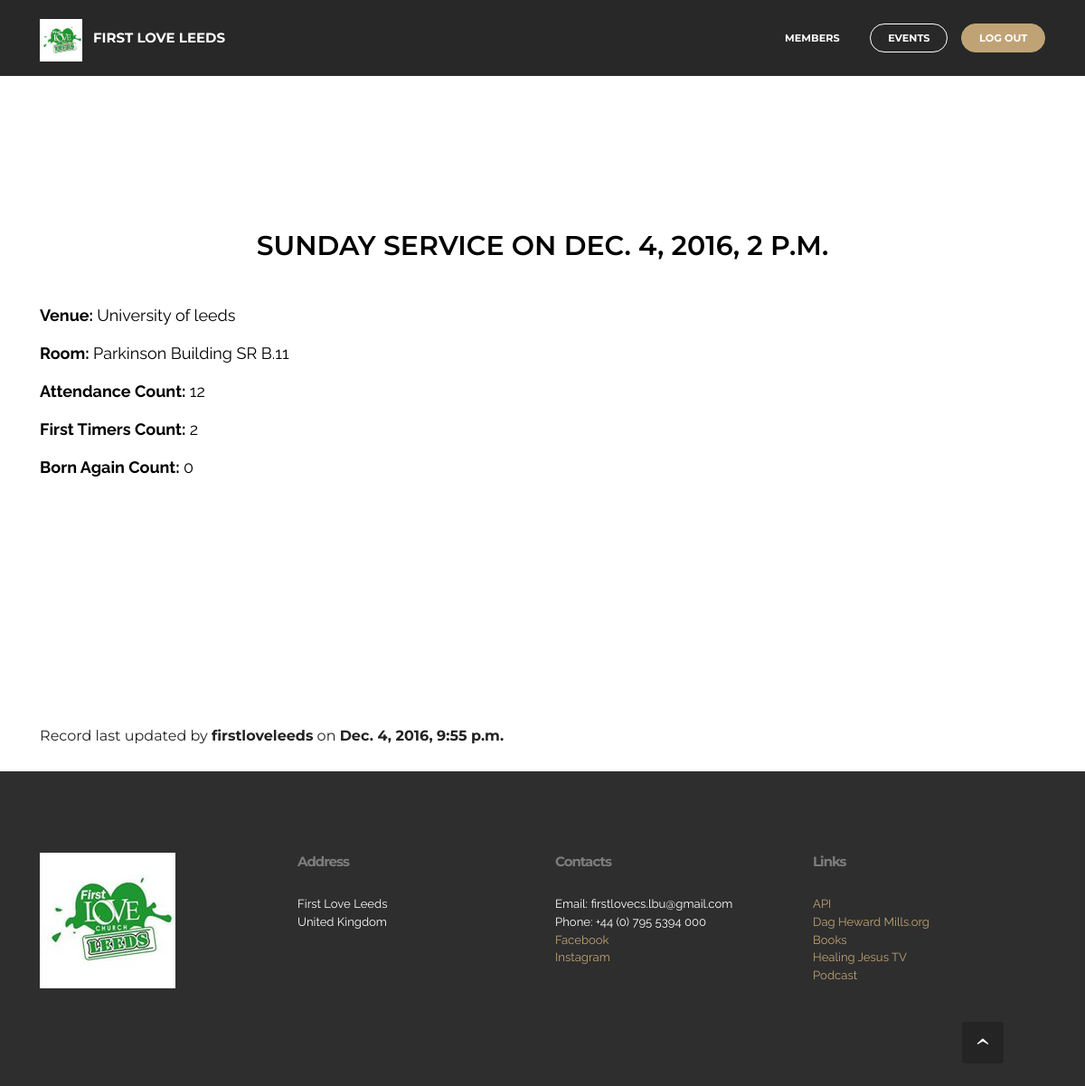
/event/5/ (signed in), run on the app's committed database.
### event/models.py (models this page shows, shortened)
class Event(models.Model):
	date = models.DateTimeField()
	event = models.ForeignKey('EventType', on_delete=models.CASCADE)
	attendance_count = models.IntegerField()
	first_timers_count = models.IntegerField()
	born_again_count = models.IntegerField()
	venue = models.CharField(max_length=100, blank=True)
	room = models.CharField(max_length=100, blank=True)
	last_modified = models.DateTimeField(auto_now=True)
	def __str__(self):
		return self.event.name
	class Meta:
		ordering = ["-date"]

class EventType(models.Model):
	name = models.CharField(max_length=100, unique=True)
	class Meta:
		ordering = ["name"]

### event/views.py (the view)
@login_required
def event_info(request, id):
	event = Event.objects.get(pk = id)
	context = {
		'event': event
	}
	return render (request, 'event_info.html', context)

### event/templates/event_info.html (shortened to what this page needs)
{% extends '_partial/base.html' %}

### welcome/templates/_partial/base.html (shortened to what this page needs)
{% spaceless %}
{% load staticfiles %}
{% endspaceless %}

### firstlove/static/dropdown/css/style.css (style rules this page uses)
.navbar-dropdown { left: 0; padding: 0; position: absolute; right: 0; top: 0; transition: all 0.45s ease; z-index: 1030; }
.navbar-dropdown .navbar-brand { float: none; font-size: 0; padding: 1.25rem 0; position: relative; transition: padding 0.25s ease; white-space: nowrap; }
.navbar-dropdown .navbar-brand::before { content: ""; display: inline-block; height: 100%; vertical-align: middle; }
.navbar-dropdown .navbar-logo, .navbar-dropdown .navbar-caption { display: inline-block; vertical-align: middle; }
.navbar-dropdown .navbar-logo { margin-right: 0.8rem; transition: margin 0.3s ease-in-out; }
.navbar-dropdown .navbar-logo img { height: 3.125rem; transition: all 0.3s ease-in-out; }
.navbar-dropdown .mbr-table-cell { height: 5.625rem; }
.navbar-dropdown .navbar-caption { font-family: "Montserrat"; font-size: 1rem; font-weight: 700; white-space: normal; }
.navbar-dropdown .navbar-caption, .navbar-dropdown .navbar-caption:hover { color: inherit; text-decoration: none; }
.navbar-dropdown.navbar-fixed-top { position: fixed; }
.nav-dropdown { display: table !important; font-family: "Montserrat"; font-size: 0.75rem; font-weight: 700; height: auto !important; }
.nav-dropdown .nav-item { display: table-cell; float: none; vertical-align: middle; }
.nav-dropdown .nav-btn { padding-left: 1rem; }
.nav-dropdown .link { margin: 1.667em; padding: 0; transition: color .2s ease-in-out; }
.nav-dropdown .link::after, .nav-dropdown .dropdown-item::after { color: inherit; }
.nav-dropdown .btn { font-size: 0.75rem; font-weight: 700; letter-spacing: 0; margin-bottom: 0; padding-left: 1.25rem; padding-right: 1.25rem; }

### firstlove/static/w3-css/w3.css (style rules this page uses)
html { box-sizing:border-box }
*,*:before,*:after { box-sizing:inherit }
html { -ms-text-size-adjust:100%;-webkit-text-size-adjust:100% }
body { margin:0 }
article,aside,details,figcaption,figure,footer,header,main,menu,nav,section,summary { display:block }
a { background-color:transparent;-webkit-text-decoration-skip:objects }
img { border-style:none }
html,body { font-family:Verdana,sans-serif;font-size:15px;line-height:1.5 }
html { overflow-x:hidden }
h1,h2,h3,h4,h5,h6,.w3-slim,.w3-wide { font-family:"Segoe UI",Arial,sans-serif }
h1 { font-size:36px }
h6 { font-size:16px }
h1,h2,h3,h4,h5,h6 { font-weight:400;margin:10px 0 }
img { margin-bottom:-5px }
a { color:inherit }
.w3-large { font-size:18px!important }
.w3-center { text-align:center!important }
.w3-text-black,.w3-hover-text-black:hover { color:#000!important }

### firstlove/static/mobirise/css/mbr-additional.css (style rules this page uses)
body, input, textarea, .mbr-company .list-group-text { font-family: 'Raleway', sans-serif; }
.btn, .alert, h1, h2, h3, h4, h5, h6, .h1, .h2, .h3, .h4, .h5, .h6, .display-1, .display-2, .display-3, .display-4, .mbr-figure .mbr-figure-caption, .mbr-gallery-title, .mbr-map [data-state-details], .mbr-price { font-family: 'Montserrat', sans-serif; }
.mbr-footer-content h1, .mbr-footer .mbr-contacts h1, .mbr-footer-content h2, .mbr-footer .mbr-contacts h2, .mbr-footer-content h3, .mbr-footer .mbr-contacts h3, .mbr-footer-content h4, .mbr-footer .mbr-contacts h4, .mbr-footer-content p strong, .mbr-footer .mbr-contacts p strong, .mbr-footer-content strong, .mbr-footer .mbr-contacts strong { font-family: 'Montserrat', sans-serif; }
.btn { border-radius: 1.6em; }
.btn-primary { background-color: #c0a375; border-color: #c0a375; color: #ffffff; }
.text-primary { color: #c0a375 !important; }
.mbr-footer p a, .mbr-footer ul a { color: #c0a375; }
#ext_menu-7 .navbar-caption { color: #ffffff; }
#ext_menu-7 .link, #ext_menu-7 .dropdown-item { color: #ffffff; }
#ext_menu-7 .link { font-size: 0.75rem; }
#ext_menu-7 .navbar, #ext_menu-7 .nav-dropdown-sm, #ext_menu-7 .nav-dropdown-sm .link[aria-expanded="true"], #ext_menu-7 .nav-dropdown-sm .dropdown-menu { background: #282828; }

### data on the page
Event: event+date+venue (picture), event+date+venue "FIRST LOVE LEEDS MEMBERS EVENTS LOG OUT SUNDAY SERVICE ON DEC. 4, 2016, 2 P.M. Venue: University of leeds Room: Parkinson Building SR B.11 Attendance Count: 12 First Timers Count: 2 Born Again Count: 0 Record last updated by firstloveleeds on Dec. 4, 2016, 9:55 p.m. Address First Love Leeds United Kingdom Contacts Email: firstlovecs.lbu@gmail.com Phone: +44 (0) 795 5394 000 Facebook Instagram Links API Dag Heward Mills.org Books Healing Jesus TV Podcast"
